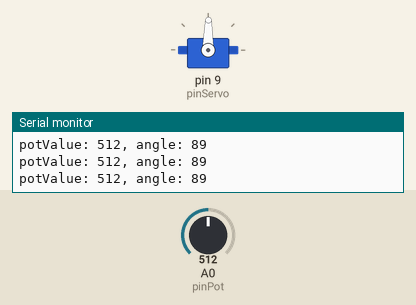
This sketch was run on a simulated Arduino Uno, built with avr-gcc and run on an emulated ATmega328P. Shown: servo, the last lines printed to the serial monitor. The inputs (shaded band) are chosen by the test bench; at power-on: A0 (pinPot) = 512.

Above: at 1.2 s.
1.3 s: A0 (pinPot) set to 106
At 2.1 s:
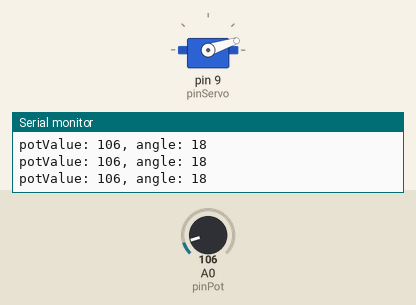
2.8 s: A0 (pinPot) set to 93
At 3.7 s:
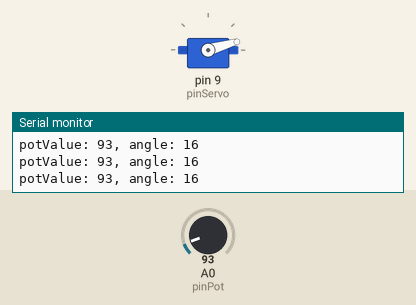
4.3 s: A0 (pinPot) set to 122
At 5.2 s:
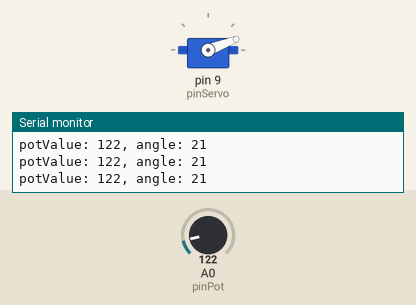
5.8 s: A0 (pinPot) set to 306
At 7.0 s:
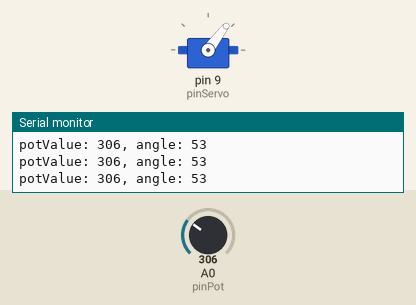
7.3 s: A0 (pinPot) set to 992
At 8.5 s:
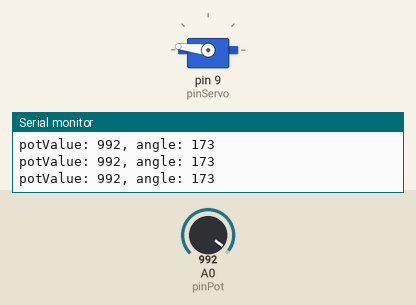
8.8 s: A0 (pinPot) set to 1011
At 9.5 s:
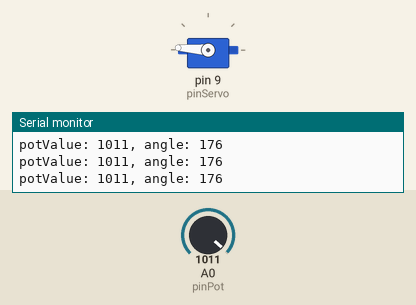
Timing chart, 0 to 11.3 s (numbered marks = the images above; inputs shaded):
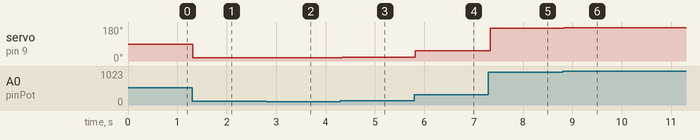

The sketch:

Servo.ino
```cpp
#include <Servo.h>

Servo myServo;
const int pinServo = 9;
const int pinPot = A0;
int potValue;
int angle;

void setup() {
   myServo.attach(pinServo);
   Serial.begin(9600);
 //  pinMode(pinServo, INPUT);
}

void loop() {
   potValue = analogRead(pinPot);
   Serial.print("potValue: ");
   Serial.print(potValue);

   angle = map(potValue, 0, 1023, 0, 179);
   Serial.print(", angle: ");
   Serial.println(angle);

   myServo.write(angle);
   delay(15);
}
```

Measured:
- after the input at 1.3 s, servo on pin 9 (pinServo): 89° → 18° at once
- after the input at 2.8 s, servo on pin 9 (pinServo): 18° → 16° at once
- after the input at 4.3 s, servo on pin 9 (pinServo): 16° → 21° at once
- after the input at 5.8 s, servo on pin 9 (pinServo): 21° → 53° at once
- after the input at 7.3 s, servo on pin 9 (pinServo): 53° → 173° at once
- after the input at 8.8 s, servo on pin 9 (pinServo): 173° → 176° at once
